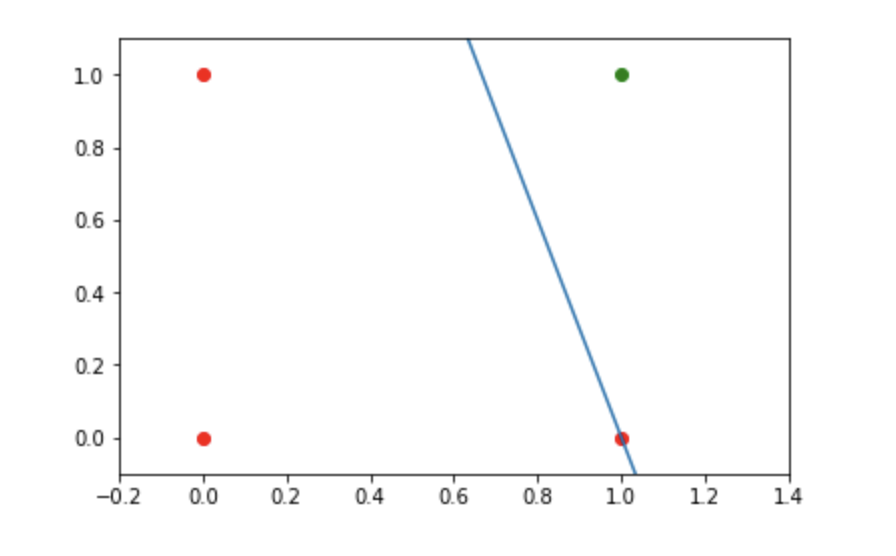

Here is the Python script that generated this plot:
import numpy as np
from collections import Counter

class Perceptron:
    
    def __init__(self, 
                 weights,
                 bias=1,
                 learning_rate=0.3):
        """
        'weights' can be a numpy array, list or a tuple with the
        actual values of the weights. The number of input values
        is indirectly defined by the length of 'weights'
        """
        self.weights = np.array(weights)
        self.bias = bias
        self.learning_rate = learning_rate
        
    @staticmethod
    def unit_step_function(x):
        if  x <= 0:
            return 0
        else:
            return 1
        
    def __call__(self, in_data):
        in_data = np.concatenate( (in_data, [self.bias]) )
        result = self.weights @ in_data
        return Perceptron.unit_step_function(result)
    
    def adjust(self, 
               target_result, 
               in_data):
        if type(in_data) != np.ndarray:
            in_data = np.array(in_data)  # 
        calculated_result = self(in_data)
        error = target_result - calculated_result
        if error != 0:
            in_data = np.concatenate( (in_data, [self.bias]) )
            correction = error * in_data * self.learning_rate
            self.weights += correction
            
    def evaluate(self, data, labels):
        evaluation = Counter()
        for sample, label in zip(data, labels):
            result = self(sample) # predict
            if result == label:
                evaluation["correct"] += 1
            else:
                evaluation["wrong"] += 1
        return evaluation

import numpy as np
from perceptrons import Perceptron

def labelled_samples(n):
    for _ in range(n):
        s = np.random.randint(0, 2, (2,))
        yield (s, 1) if s[0] == 1 and s[1] == 1 else (s, 0)

p = Perceptron(weights=[0.3, 0.3, 0.3],
               learning_rate=0.2)

for in_data, label in labelled_samples(30):
    p.adjust(label, 
             in_data)

test_data, test_labels = list(zip(*labelled_samples(30)))

evaluation = p.evaluate(test_data, test_labels)
print(evaluation)

# Counter({'correct': 30})

import matplotlib.pyplot as plt
import numpy as np

fig, ax = plt.subplots()
xmin, xmax = -0.2, 1.4
X = np.arange(xmin, xmax, 0.1)
ax.scatter(0, 0, color="r")
ax.scatter(0, 1, color="r")
ax.scatter(1, 0, color="r")
ax.scatter(1, 1, color="g")
ax.set_xlim([xmin, xmax])
ax.set_ylim([-0.1, 1.1])
m = -p.weights[0] / p.weights[1]
c = -p.weights[2] / p.weights[1]
print(m, c)
ax.plot(X, m * X + c )
plt.plot()

-3.0000000000000004 ,3.0000000000000013
